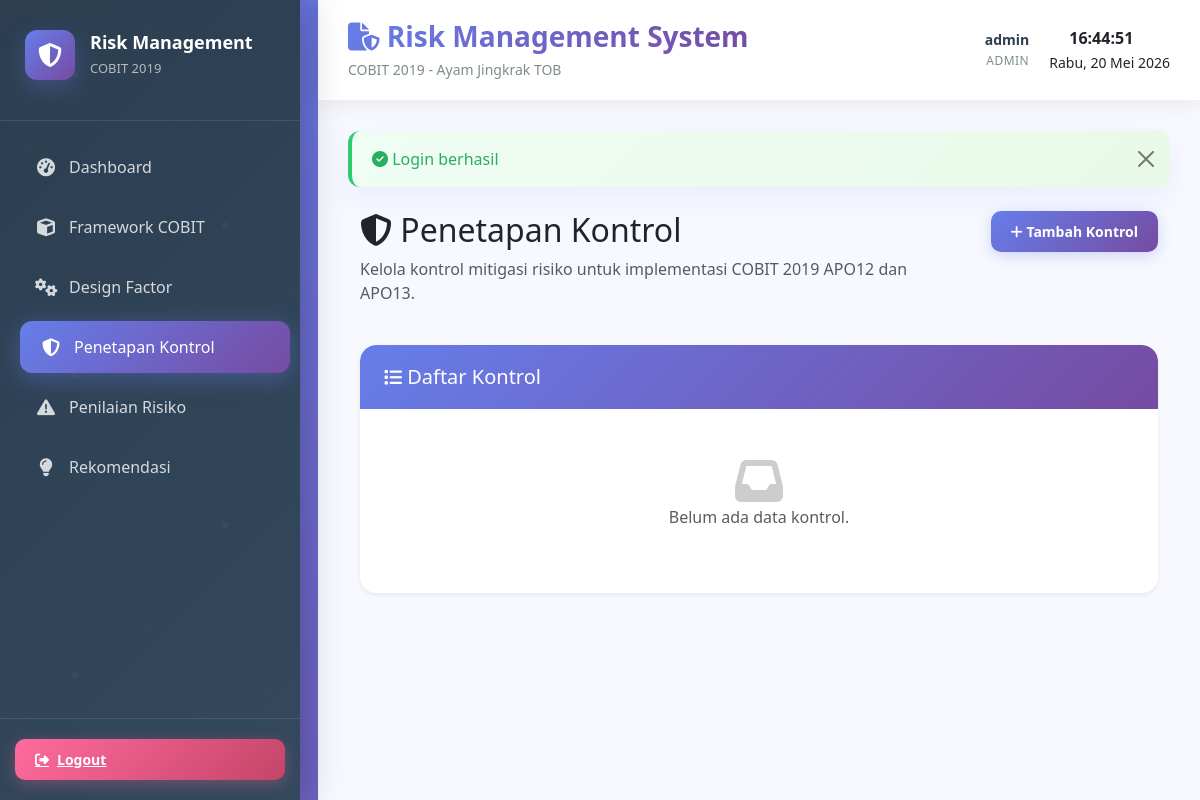
The app's page /index.php?page=kontrol (signed in), older data.
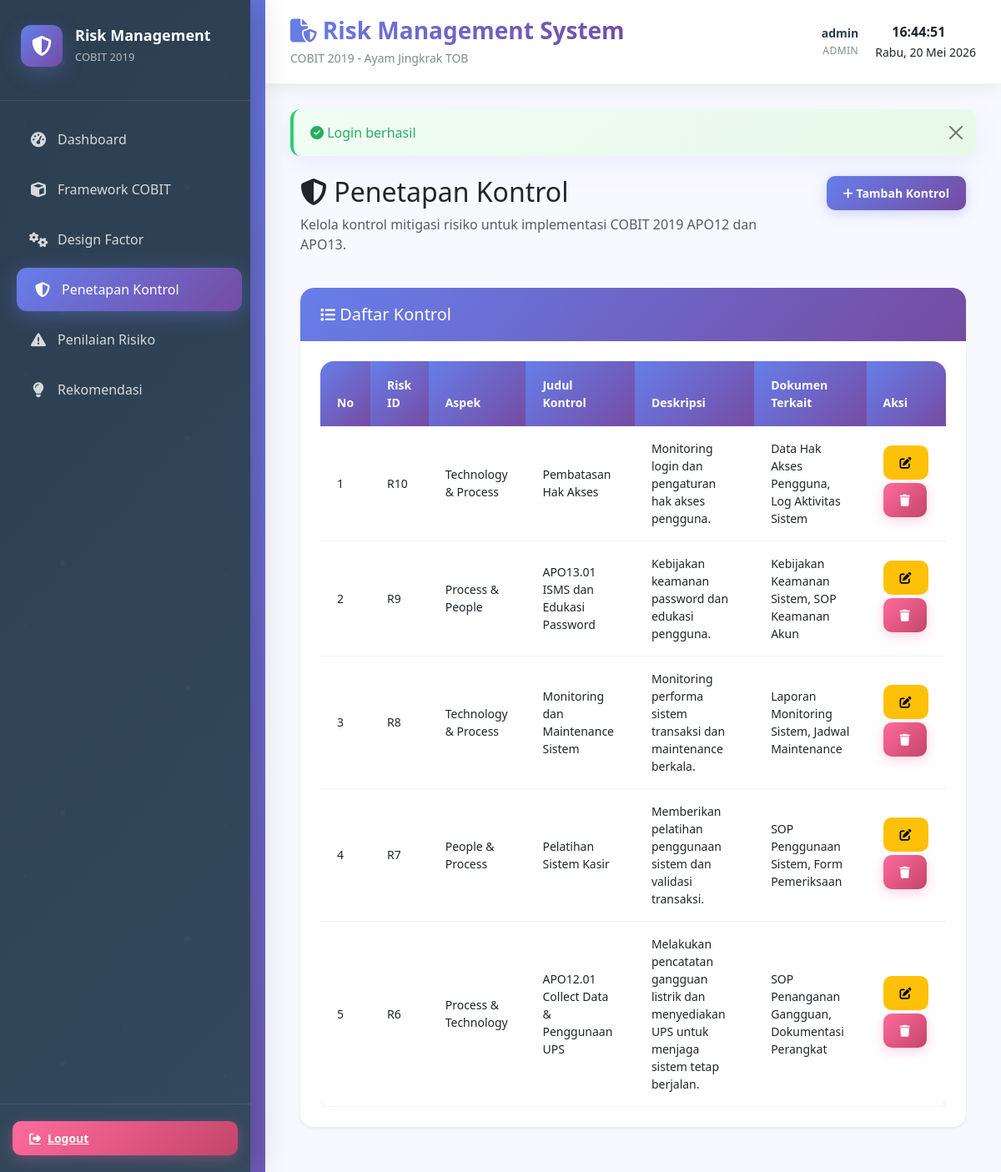
The same page, newer data.
### tables this page shows
CREATE TABLE IF NOT EXISTS `kontrol` (
    `id` INT PRIMARY KEY AUTO_INCREMENT,
    `risk_id` VARCHAR(10) NOT NULL,
    `aspek` VARCHAR(100) NOT NULL,
    `judul_kontrol` VARCHAR(255) NOT NULL,
    `deskripsi` TEXT NOT NULL,
    `dokumen_terkait` TEXT NOT NULL,
    `created_at` TIMESTAMP DEFAULT CURRENT_TIMESTAMP,
    `updated_at` TIMESTAMP DEFAULT CURRENT_TIMESTAMP ON UPDATE CURRENT_TIMESTAMP
);

### app/controllers/KontrolController.php (called while the page is built, shortened)
<?php
class KontrolController extends Controller {
    private $kontrolModel;
    public function __construct() {
        require_once __DIR__ . '/../models/Kontrol.php';
        $this->kontrolModel = new Kontrol();
    }
    public function index() {
        $kontrolList = $this->kontrolModel->getAll();
        $flash = $this->getFlash();
        $data = [
            'kontrolList' => $kontrolList,
            'flash' => $flash
        ];
        $this->view('kontrol/index', $data);
    }
}
?>

### index.php (called while the page is built, shortened)
<?php
require_once 'config/database.php';
require_once 'core/App.php';
require_once 'app/models/Controller.php';
require_once 'app/models/Database.php';
require_once 'app/models/Model.php';
require_once 'app/controllers/KontrolController.php';
App::route();

### app/models/Database.php (called while the page is built, shortened)
<?php
class Database {
    private $conn;
    public function __construct() {
        $this->conn = new mysqli(DB_HOST, DB_USER, DB_PASS, DB_NAME, DB_PORT);
        $this->conn->set_charset("utf8mb4");
    }
    public function query($sql) {
        return $this->conn->query($sql);
    }
    public function fetchAll($sql) {
        $result = $this->query($sql);
        $data = [];
        while ($row = $result->fetch_assoc()) {
            $data[] = $row;
        }
        return $data;
    }
}
?>

### app/models/Kontrol.php (called while the page is built, shortened)
<?php
class Kontrol extends Model {
    protected $table = 'kontrol';
    public function getAll() {
        $sql = "SELECT * FROM " . $this->table . " ORDER BY id DESC";
        return $this->fetchAll($sql);
    }
}
?>

### app/models/Model.php (called while the page is built, shortened)
<?php
abstract class Model {
    protected $db;
    public function __construct() {
        $this->db = new Database();
    }
    public function fetchAll($sql) {
        return $this->db->fetchAll($sql);
    }
}
?>

### app/views/kontrol/index.php (the view, shortened to what this page needs)
<div class="container-fluid">
    <div class="row mb-4">
        <div class="col-md-9">
            <h2><i class="fas fa-shield-alt"></i> Penetapan Kontrol</h2>
            <p class="text-muted">Kelola kontrol mitigasi risiko untuk implementasi COBIT 2019 APO12 dan APO13.</p>
        </div>
        <div class="col-md-3 text-end">
            <?php if ($_SESSION['user']['role'] === 'admin'): ?>
                <a href="index.php?page=kontrol&action=create" class="btn btn-primary">
                    <i class="fas fa-plus"></i> Tambah Kontrol
                </a>
            <?php endif; ?>
        </div>
    </div>
    <div class="row">
        <div class="col-md-12">
            <div class="card border-0 shadow-sm">
                <div class="card-header bg-white">
                    <h5 class="mb-0"><i class="fas fa-list"></i> Daftar Kontrol</h5>
                </div>
                <div class="card-body">
                    <?php if (!empty($kontrolList)): ?>
                        <div class="table-responsive">
                            <table class="table table-hover mb-0 align-middle">
                                <thead>
                                    <tr>
                                        <th>No</th>
                                        <th>Risk ID</th>
                                        <th>Aspek</th>
                                        <th>Judul Kontrol</th>
                                        <th>Deskripsi</th>
                                        <th>Dokumen Terkait</th>
                                        <th>Aksi</th>
                                    </tr>
                                </thead>
                                <tbody>
                                    <?php $no = 1; ?>
                                    <?php foreach ($kontrolList as $kontrol): ?>
                                        <tr>
                                            <td><?php echo $no++; ?></td>
                                            <td><?php echo htmlspecialchars($kontrol['risk_id']); ?></td>
                                            <td><?php echo htmlspecialchars($kontrol['aspek']); ?></td>
                                            <td><?php echo htmlspecialchars($kontrol['judul_kontrol']); ?></td>
                                            <td><?php echo nl2br(htmlspecialchars($kontrol['deskripsi'])); ?></td>
                                            <td><?php echo nl2br(htmlspecialchars($kontrol['dokumen_terkait'])); ?></td>
                                            <td>
                                                <?php if ($_SESSION['user']['role'] === 'admin'): ?>
                                                    <a href="index.php?page=kontrol&action=edit&id=<?php echo $kontrol['id']; ?>" class="btn btn-sm btn-warning mb-1">
                                                        <i class="fas fa-edit"></i>
                                                    </a>
                                                    <a href="index.php?page=kontrol&action=delete&id=<?php echo $kontrol['id']; ?>" class="btn btn-sm btn-danger mb-1" onclick="return confirm('Yakin ingin menghapus kontrol ini?');">
                                                        <i class="fas fa-trash"></i>
                                                    </a>
                                                <?php else: ?>
                                                    <span class="text-muted">Tidak ada aksi</span>
                                                <?php endif; ?>
                                            </td>
                                        </tr>
                                    <?php endforeach; ?>
                                </tbody>
                            </table>
                        </div>
                    <?php else: ?>
                        <div class="p-4 text-center text-muted">
                            <i class="fas fa-inbox" style="font-size: 48px; opacity: 0.3;"></i>
                            <p>Belum ada data kontrol.</p>
                        </div>
                    <?php endif; ?>
                </div>
            </div>
        </div>
    </div>
</div>

### app/models/Controller.php (shortened to what this page needs)
<?php
abstract class Controller {
    protected function view($viewName, $data = []) {
        extract($data);
        $viewPath = __DIR__ . '/../views/' . $viewName . '.php';
        if (file_exists($viewPath)) {
            include $viewPath;
        } else {
            die("View not found: " . $viewName);
        }
        $content = ob_get_clean();
        $layoutPath = __DIR__ . '/../views/layout.php';
        if (file_exists($layoutPath)) {
            include $layoutPath;
        } else {
            echo $content;
        }
    }
    protected function getFlash() {
        if (isset($_SESSION['flash'])) {
            $flash = $_SESSION['flash'];
            return $flash;
        }
        return null;
    }
}
?>

### core/App.php (shortened to what this page needs)
<?php
class App {
    public static function route() {
        $page = isset($_GET['page']) ? strtolower($_GET['page']) : 'dashboard';
        $action = isset($_GET['action']) ? strtolower($_GET['action']) : 'index';
        try {
            switch ($page) {
                case 'kontrol':
                    $controller = new KontrolController();
                    switch ($action) {
                        default:
                            $controller->index();
                    }
                    break;
            }
        } catch (Exception $e) {
            die('Error: ' . $e->getMessage());
        }
    }
}
?>

### app/views/layout.php (shortened to what this page needs)
<!DOCTYPE html>
<html lang="id">
<head>
    <link href="https://cdn.jsdelivr.net/npm/bootstrap@5.3.0/dist/css/bootstrap.min.css" rel="stylesheet">
    <link rel="stylesheet" href="https://cdnjs.cloudflare.com/ajax/libs/font-awesome/6.4.0/css/all.min.css">
</head>
<body>
    <div class="wrapper">
        <button class="mobile-menu-toggle" onclick="toggleSidebar()">
            <i class="fas fa-bars"></i>
        </button>
        <aside class="sidebar">
            <div class="sidebar-header">
                <div class="logo">
                    <div class="logo-icon">
                        <i class="fas fa-shield-alt"></i>
                    </div>
                    <div>
                        <h5>Risk Management</h5>
                        <p>COBIT 2019</p>
                    </div>
                </div>
            </div>
            <ul class="nav-menu">
                <li class="nav-item">
                    <a href="index.php?page=dashboard" class="nav-link <?php echo (isset($_GET['page']) && $_GET['page'] === 'dashboard') ? 'active' : ''; ?>">
                        <i class="fas fa-tachometer-alt"></i> Dashboard
                    </a>
                </li>
                <li class="nav-item">
                    <a href="index.php?page=framework" class="nav-link <?php echo (isset($_GET['page']) && $_GET['page'] === 'framework') ? 'active' : ''; ?>">
                        <i class="fas fa-cube"></i> Framework COBIT
                    </a>
                </li>
                <li class="nav-item">
                    <a href="index.php?page=design-factor" class="nav-link <?php echo (isset($_GET['page']) && $_GET['page'] === 'design-factor') ? 'active' : ''; ?>">
                        <i class="fas fa-cogs"></i> Design Factor
                    </a>
                </li>
                <li class="nav-item">
                    <a href="index.php?page=kontrol" class="nav-link <?php echo (isset($_GET['page']) && $_GET['page'] === 'kontrol') ? 'active' : ''; ?>">
                        <i class="fas fa-shield-alt"></i> Penetapan Kontrol
                    </a>
                </li>
                <li class="nav-item">
                    <a href="index.php?page=risiko" class="nav-link <?php echo (isset($_GET['page']) && $_GET['page'] === 'risiko') ? 'active' : ''; ?>">
                        <i class="fas fa-exclamation-triangle"></i> Penilaian Risiko
                    </a>
                </li>
                <li class="nav-item">
                    <a href="index.php?page=rekomendasi" class="nav-link <?php echo (isset($_GET['page']) && $_GET['page'] === 'rekomendasi') ? 'active' : ''; ?>">
                        <i class="fas fa-lightbulb"></i> Rekomendasi
                    </a>
                </li>
            </ul>
            <div class="sidebar-footer">
                <a href="index.php?page=logout" class="btn-logout">
                    <i class="fas fa-sign-out-alt"></i> Logout
                </a>
            </div>
        </aside>
        <main class="main-content">
            <div class="topbar">
                <div class="topbar-title">
                    <h1><i class="fas fa-file-shield"></i> Risk Management System</h1>
                    <p>COBIT 2019 - Ayam Jingkrak TOB</p>
                </div>
                <div class="user-menu">
                    <div class="user-info">
                        <div class="user-name"><?php echo htmlspecialchars($_SESSION['user']['username']); ?></div>
                        <div class="user-role"><?php echo ucfirst($_SESSION['user']['role']); ?></div>
                    </div>
                    <div class="user-clock">
                        <span id="clock" style="font-weight:600;margin-left:20px;">--:--:--</span>
                        <br>
                        <small id="date">-</small>
                    </div>
                </div>
            </div>
            <div class="content">
                <?php if (isset($flash)): ?>
                    <div class="alert alert-<?php echo $flash['type'] === 'danger' ? 'danger' : 'success'; ?> alert-dismissible fade show" role="alert">
                        <i class="fas fa-<?php echo $flash['type'] === 'danger' ? 'exclamation-circle' : 'check-circle'; ?>"></i>
                        <?php echo $flash['message']; ?>
                        <button type="button" class="btn-close" data-bs-dismiss="alert"></button>
                    </div>
                <?php endif; ?>
                <?php echo isset($content) ? $content : ''; ?>
            </div>
        </main>
    </div>
</body>
</html>

Row changes from the older to the newer data that the page shows:
added kontrol: risk "R10", aspek "Technology & Process", judul_kontrol "Pembatasan Hak Akses", deskripsi "Monitoring login dan pengaturan hak akses pengguna.", dokumen_terkait "Data Hak Akses Pengguna, Log Aktivitas Sistem"
added kontrol: risk "R9", aspek "Process & People", judul_kontrol "APO13.01 ISMS dan Edukasi Password", deskripsi "Kebijakan keamanan password dan edukasi pengguna.", dokumen_terkait "Kebijakan Keamanan Sistem, SOP Keamanan Akun"
added kontrol: risk "R8", aspek "Technology & Process", judul_kontrol "Monitoring dan Maintenance Sistem", deskripsi "Monitoring performa sistem transaksi dan maintenance berkala.", dokumen_terkait "Laporan Monitoring Sistem, Jadwal Maintenance"
added kontrol: risk "R7", aspek "People & Process", judul_kontrol "Pelatihan Sistem Kasir", deskripsi "Memberikan pelatihan penggunaan sistem dan validasi transaksi.", dokumen_terkait "SOP Penggunaan Sistem, Form Pemeriksaan"
added kontrol: risk "R6", aspek "Process & Technology", judul_kontrol "APO12.01 Collect Data & Penggunaan UPS", deskripsi "Melakukan pencatatan gangguan listrik dan menyediakan UPS untuk menjaga sistem tetap berjalan.", dokumen_terkait "SOP Penanganan Gangguan, Dokumentasi Perangkat"
Text that changed along with them:
text no longer shown: "Belum ada data kontrol."
text now shown: "No Risk ID Aspek Judul Kontrol Deskripsi Dokumen Terkait Aksi"
